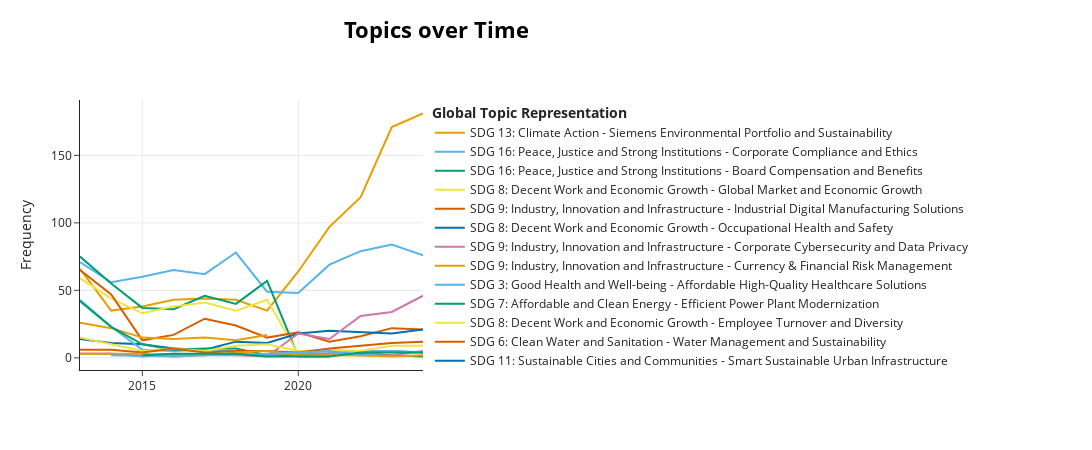

Source (notebook cell):
### Code cell
topics_over_time = topic_model.topics_over_time(flat_chunks, years)
#we set custom labels to True to use the labels we set before
topic_model.visualize_topics_over_time(topics_over_time, custom_labels=True, topics=meaningful_topics)

### Figure 1 — Plotly figure (JSON) as saved in the notebook; plotly's stock layout.template omitted (floating-point values rounded to 4 significant figures)
{"data": [{"hoverinfo": "text", "hovertext": ["<b>Topic 1</b><br>Words: environmental, sustainability, portfolio, emissions, siemens", "<b>Topic 1</b><br>Words: environmental, sustainability, portfolio, siemens, report", "<b>Topic 1</b><br>Words: environmental, portfolio, sustainability, emissions, carbon", "<b>Topic 1</b><br>Words: environmental, portfolio, sustainability, emissions, carbon", "<b>Topic 1</b><br>Words: environmental, portfolio, emissions, sustainability, gri", "<b>Topic 1</b><br>Words: environmental, portfolio, sustainability, emissions, carbon", "<b>Topic 1</b><br>Words: environmental, portfolio, emissions, sustainability, carbon", "<b>Topic 1</b><br>Words: sustainability, environmental, siemens, emissions, 2020", "<b>Topic 1</b><br>Words: sustainability, gri, wef, environmental, emissions", "<b>Topic 1</b><br>Words: gri, sustainability, wef, emissions, 2022", "<b>Topic 1</b><br>Words: gri, sustainability, wef, emissions, 30th", "<b>Topic 1</b><br>Words: sustainability, gri, emissions, wef, 2024"], "marker": {"color": "#E69F00"}, "mode": "lines", "name": "SDG 13: Climate Action - Siemens Environmental Portfolio and Sustainability", "type": "scatter", "x": [2013, 2014, 2015, 2016, 2017, 2018, 2019, 2020, 2021, 2022, 2023, 2024], "y": [66, 35, 38, 43, 44, 43, 35, 64, 97, 119, 171, 181]}, {"hoverinfo": "text", "hovertext": ["<b>Topic 2</b><br>Words: compliance, risks, risk, business, conduct", "<b>Topic 2</b><br>Words: compliance, business, risks, risk, suppliers", "<b>Topic 2</b><br>Words: compliance, business, risks, risk, suppliers", "<b>Topic 2</b><br>Words: compliance, risk, risks, business, suppliers", "<b>Topic 2</b><br>Words: compliance, human, rights, risk, business", "<b>Topic 2</b><br>Words: compliance, human, rights, business, risk", "<b>Topic 2</b><br>Words: compliance, human, rights, business, risk", "<b>Topic 2</b><br>Words: compliance, human, rights, business, risk", "<b>Topic 2</b><br>Words: compliance, human, rights, risk, business", "<b>Topic 2</b><br>Words: compliance, human, rights, risk, business", "<b>Topic 2</b><br>Words: compliance, human, rights, risk, business", "<b>Topic 2</b><br>Words: human, compliance, rights, risk, suppliers"], "marker": {"color": "#56B4E9"}, "mode": "lines", "name": "SDG 16: Peace, Justice and Strong Institutions - Corporate Compliance and Ethics", "type": "scatter", "x": [2013, 2014, 2015, 2016, 2017, 2018, 2019, 2020, 2021, 2022, 2023, 2024], "y": [71, 56, 60, 65, 62, 78, 49, 48, 69, 79, 84, 76]}, {"hoverinfo": "text", "hovertext": ["<b>Topic 5</b><br>Words: compensation, benefit, board, managing, benefits", "<b>Topic 5</b><br>Words: compensation, board, managing, 000, benefit", "<b>Topic 5</b><br>Words: compensation, board, 2015, managing, benefits", "<b>Topic 5</b><br>Words: compensation, board, 2015, managing, 2016", "<b>Topic 5</b><br>Words: compensation, board, 2016, managing, 2017", "<b>Topic 5</b><br>Words: compensation, board, managing, pension, benefit", "<b>Topic 5</b><br>Words: compensation, board, managing, benefits, pension", "<b>Topic 5</b><br>Words: plans, defined, pension, benefit, contribution", "<b>Topic 5</b><br>Words: plans, defined, benefit, contributions, contribution"], "marker": {"color": "#009E73"}, "mode": "lines", "name": "SDG 16: Peace, Justice and Strong Institutions - Board Compensation and Benefits", "type": "scatter", "x": [2013, 2014, 2015, 2016, 2017, 2018, 2019, 2020, 2021], "y": [75, 55, 37, 36, 46, 40, 57, 1, 1]}, {"hoverinfo": "text", "hovertext": ["<b>Topic 6</b><br>Words: growth, markets, fiscal, year, 2013", "<b>Topic 6</b><br>Words: growth, markets, year, market, 2014", "<b>Topic 6</b><br>Words: growth, markets, division, revenue, year", "<b>Topic 6</b><br>Words: growth, orders, division, markets, market", "<b>Topic 6</b><br>Words: growth, markets, revenue, market, year", "<b>Topic 6</b><br>Words: growth, orders, revenue, year, fiscal", "<b>Topic 6</b><br>Words: growth, revenue, orders, year, fiscal", "<b>Topic 6</b><br>Words: 2020, patents, fiscal, held, approximately", "<b>Topic 6</b><br>Words: billion, expenditure, patents, compared, 2021", "<b>Topic 6</b><br>Words: expenses, billion, 2023, capitalized, rated", "<b>Topic 6</b><br>Words: commonwealth, independent, states, growth, markets"], "marker": {"color": "#F0E442"}, "mode": "lines", "name": "SDG 8: Decent Work and Economic Growth - Global Market and Economic Growth", "type": "scatter", "x": [2013, 2014, 2015, 2016, 2017, 2018, 2019, 2020, 2021, 2023, 2024], "y": [59, 44, 33, 38, 41, 35, 43, 3, 2, 1, 1]}, {"hoverinfo": "text", "hovertext": ["<b>Topic 7</b><br>Words: production, solutions, industry, industrial, manufacturing", "<b>Topic 7</b><br>Words: software, solutions, production, customers, business", "<b>Topic 7</b><br>Words: solutions, division, products, digital, investments", "<b>Topic 7</b><br>Words: solutions, digital, services, systems, process", "<b>Topic 7</b><br>Words: digital, solutions, customers, production, mindsphere", "<b>Topic 7</b><br>Words: digital, solutions, customers, new, products", "<b>Topic 7</b><br>Words: digital, industries, investments, solutions, new", "<b>Topic 7</b><br>Words: customers, new, digitalization, digital, technology", "<b>Topic 7</b><br>Words: customers, digital, technology, business, sustainable", "<b>Topic 7</b><br>Words: digital, customers, sustainable, solutions, technology", "<b>Topic 7</b><br>Words: digital, customers, sustainable, siemens, solutions", "<b>Topic 7</b><br>Words: digital, customers, technology, sustainable, siemens"], "marker": {"color": "#D55E00"}, "mode": "lines", "name": "SDG 9: Industry, Innovation and Infrastructure - Industrial Digital Manufacturing Solutions", "type": "scatter", "x": [2013, 2014, 2015, 2016, 2017, 2018, 2019, 2020, 2021, 2022, 2023, 2024], "y": [65, 47, 13, 17, 29, 24, 15, 19, 12, 16, 22, 21]}, {"hoverinfo": "text", "hovertext": ["<b>Topic 9</b><br>Words: safety, health, occupational, work, employees", "<b>Topic 9</b><br>Words: safety, health, occupational, work, employees", "<b>Topic 9</b><br>Words: safety, health, occupational, contractors, work", "<b>Topic 9</b><br>Words: safety, fatalities, work, health, contractors", "<b>Topic 9</b><br>Words: safety, health, contractors, work, employees", "<b>Topic 9</b><br>Words: safety, health, work, occupational, contractors", "<b>Topic 9</b><br>Words: safety, health, work, occupational, employees", "<b>Topic 9</b><br>Words: health, safety, occupational, employees, work", "<b>Topic 9</b><br>Words: safety, health, work, healthy, occupational", "<b>Topic 9</b><br>Words: health, safety, work, occupational, healthy", "<b>Topic 9</b><br>Words: safety, health, work, occupational, healthy", "<b>Topic 9</b><br>Words: safety, health, work, occupational, employees"], "marker": {"color": "#0072B2"}, "mode": "lines", "name": "SDG 8: Decent Work and Economic Growth - Occupational Health and Safety", "type": "scatter", "x": [2013, 2014, 2015, 2016, 2017, 2018, 2019, 2020, 2021, 2022, 2023, 2024], "y": [14, 11, 10, 7, 6, 12, 11, 18, 20, 19, 18, 21]}, {"hoverinfo": "text", "hovertext": ["<b>Topic 10</b><br>Words: data, privacy, compliance, security, cybersecurity", "<b>Topic 10</b><br>Words: data, security, cybersecurity, compliance, protection", "<b>Topic 10</b><br>Words: security, systems, data, espionage, crime", "<b>Topic 10</b><br>Words: security, cyber, data, cybersecurity, systems", "<b>Topic 10</b><br>Words: security, data, threats, cyber, attacks", "<b>Topic 10</b><br>Words: security, cyber, data, threats, cybersecurity", "<b>Topic 10</b><br>Words: cybersecurity, data, security, protection, privacy", "<b>Topic 10</b><br>Words: cybersecurity, data, security, privacy, protection", "<b>Topic 10</b><br>Words: cybersecurity, data, security, privacy, protection", "<b>Topic 10</b><br>Words: data, cybersecurity, privacy, security, protection", "<b>Topic 10</b><br>Words: cybersecurity, data, ai, privacy, security"], "marker": {"color": "#CC79A7"}, "mode": "lines", "name": "SDG 9: Industry, Innovation and Infrastructure - Corporate Cybersecurity and Data Privacy", "type": "scatter", "x": [2013, 2014, 2015, 2017, 2018, 2019, 2020, 2021, 2022, 2023, 2024], "y": [3, 3, 1, 3, 2, 1, 18, 14, 31, 34, 46]}, {"hoverinfo": "text", "hovertext": ["<b>Topic 11</b><br>Words: rate, currency, foreign, financial, fair", "<b>Topic 11</b><br>Words: currency, rate, foreign, financial, fair", "<b>Topic 11</b><br>Words: rate, currency, financial, fair, foreign", "<b>Topic 11</b><br>Words: rate, currency, financial, fair, foreign", "<b>Topic 11</b><br>Words: rate, currency, financial, fair, foreign", "<b>Topic 11</b><br>Words: rate, currency, foreign, financial, fair", "<b>Topic 11</b><br>Words: rate, currency, financial, foreign, fair"], "marker": {"color": "#E69F00"}, "mode": "lines", "name": "SDG 9: Industry, Innovation and Infrastructure - Currency & Financial Risk Management", "type": "scatter", "x": [2013, 2014, 2015, 2016, 2017, 2018, 2019], "y": [26, 22, 15, 14, 15, 13, 17]}, {"hoverinfo": "text", "hovertext": ["<b>Topic 14</b><br>Words: healthcare, medical, medanta, patients, trehan", "<b>Topic 14</b><br>Words: healthcare, medical, hospital, rush, diagnostics", "<b>Topic 14</b><br>Words: healthcare, imaging, growth, medical, clinical", "<b>Topic 14</b><br>Words: healthcare, growth, diagnostics, imaging, medical", "<b>Topic 14</b><br>Words: healthcare, healthineers, diagnostics, services, medical", "<b>Topic 14</b><br>Words: healthcare, healthineers, markets, providers, medical", "<b>Topic 14</b><br>Words: healthcare, healthineers, care, markets, systems", "<b>Topic 14</b><br>Words: clinic, medical, clinics, baiji, local", "<b>Topic 14</b><br>Words: healthcare, medical, customers, technology, digital", "<b>Topic 14</b><br>Words: care, healthineers, medical, healthcare, cancer", "<b>Topic 14</b><br>Words: healthcare, healthineers, medical, care, technology"], "marker": {"color": "#56B4E9"}, "mode": "lines", "name": "SDG 3: Good Health and Well-being - Affordable High-Quality Healthcare Solutions", "type": "scatter", "x": [2013, 2014, 2015, 2016, 2017, 2018, 2019, 2020, 2022, 2023, 2024], "y": [43, 23, 6, 5, 6, 5, 5, 2, 5, 5, 4]}, {"hoverinfo": "text", "hovertext": ["<b>Topic 15</b><br>Words: power, gas, energy, kirishi, plant", "<b>Topic 15</b><br>Words: power, energy, gas, division, turbines", "<b>Topic 15</b><br>Words: power, energy, gas, division, consumption", "<b>Topic 15</b><br>Words: power, division, energy, gas, solutions", "<b>Topic 15</b><br>Words: power, gas, energy, division, generation", "<b>Topic 15</b><br>Words: power, gas, division, energy, generation", "<b>Topic 15</b><br>Words: power, gas, oil, energy, generation", "<b>Topic 15</b><br>Words: consumption, energy, fiscal, gas, 20204", "<b>Topic 15</b><br>Words: consumption, gigajoules, energy, decreased, consumed", "<b>Topic 15</b><br>Words: fy, energy, 2022, consumption, 2021", "<b>Topic 15</b><br>Words: 130a, 302, sasb, rt, ee", "<b>Topic 15</b><br>Words: energy, consumption, fy, 2024, gigajoules"], "marker": {"color": "#009E73"}, "mode": "lines", "name": "SDG 7: Affordable and Clean Energy - Efficient Power Plant Modernization", "type": "scatter", "x": [2013, 2014, 2015, 2016, 2017, 2018, 2019, 2020, 2021, 2022, 2023, 2024], "y": [42, 23, 10, 6, 7, 7, 2, 2, 2, 3, 2, 1]}, {"hoverinfo": "text", "hovertext": ["<b>Topic 16</b><br>Words: employees, turnover, exits, involuntary, percentage", "<b>Topic 16</b><br>Words: employees, turnover, percentage, thousands, page", "<b>Topic 16</b><br>Words: 41, employees, 27, africa, asia", "<b>Topic 16</b><br>Words: percentage, employees, 26, commonwealth, africa", "<b>Topic 16</b><br>Words: 26, commonwealth, percentage, africa, asia", "<b>Topic 16</b><br>Words: employees, percentage, asia, australia, 26", "<b>Topic 16</b><br>Words: employees, percentage, asia, australia, commonwealth", "<b>Topic 16</b><br>Words: employees, commonwealth, asia, africa, australia", "<b>Topic 16</b><br>Words: employees, commonwealth, asia, percentage, exits", "<b>Topic 16</b><br>Words: commonwealth, independent, age, employees, percentage", "<b>Topic 16</b><br>Words: turnover, employees, involuntary, employee, voluntary", "<b>Topic 16</b><br>Words: turnover, employees, involuntary, employee, voluntary"], "marker": {"color": "#F0E442"}, "mode": "lines", "name": "SDG 8: Decent Work and Economic Growth - Employee Turnover and Diversity", "type": "scatter", "x": [2013, 2014, 2015, 2016, 2017, 2018, 2019, 2020, 2021, 2022, 2023, 2024], "y": [15, 10, 5, 7, 5, 9, 10, 5, 6, 5, 9, 9]}, {"hoverinfo": "text", "hovertext": ["<b>Topic 17</b><br>Words: water, www, wastewater, website, mandate", "<b>Topic 17</b><br>Words: water, wastewater, mandate, www, forward", "<b>Topic 17</b><br>Words: water, hubs, safe, drinking, wastewater", "<b>Topic 17</b><br>Words: water, use, drinking, safe, cubic", "<b>Topic 17</b><br>Words: water, safe, use, drinking, wastewater", "<b>Topic 17</b><br>Words: water, drinking, use, safe, stress", "<b>Topic 17</b><br>Words: water, wastewater, cooling, drinking, stiftung", "<b>Topic 17</b><br>Words: water, supply, drinking, risks, consumption", "<b>Topic 17</b><br>Words: water, 2021, locations, kiosk, mandate", "<b>Topic 17</b><br>Words: water, locations, drinking, use, 2022", "<b>Topic 17</b><br>Words: water, drinking, sites, use, local", "<b>Topic 17</b><br>Words: water, drinking, local, sites, 2024"], "marker": {"color": "#D55E00"}, "mode": "lines", "name": "SDG 6: Clean Water and Sanitation - Water Management and Sustainability", "type": "scatter", "x": [2013, 2014, 2015, 2016, 2017, 2018, 2019, 2020, 2021, 2022, 2023, 2024], "y": [6, 6, 4, 7, 4, 5, 5, 4, 7, 9, 11, 12]}, {"hoverinfo": "text", "hovertext": ["<b>Topic 18</b><br>Words: vienna, city, häupl, michael, transportation"], "marker": {"color": "#0072B2"}, "mode": "lines", "name": "SDG 11: Sustainable Cities and Communities - Smart Sustainable Urban Infrastructure", "type": "scatter", "x": [2013], "y": [40]}, {"hoverinfo": "text", "hovertext": ["<b>Topic 20</b><br>Words: ozone, organic, r11, depleting, metric", "<b>Topic 20</b><br>Words: ozone, emissions, organic, compounds, r11", "<b>Topic 20</b><br>Words: ozone, compounds, organic, surface, r11", "<b>Topic 20</b><br>Words: waste, ozone, hazardous, r11, organic", "<b>Topic 20</b><br>Words: waste, ozone, r11, hazardous, compounds", "<b>Topic 20</b><br>Words: waste, ozone, r11, compounds, organic", "<b>Topic 20</b><br>Words: r11, nitrogen, oxides, ods, figure", "<b>Topic 20</b><br>Words: ozone, r11, tons, emissions, metric", "<b>Topic 20</b><br>Words: ozone, r11, substances, compounds, emissions", "<b>Topic 20</b><br>Words: nitrogen, oxides, ozone, combustion, metric", "<b>Topic 20</b><br>Words: fy, ozone, metric, tons, 2023", "<b>Topic 20</b><br>Words: ozone, ods, metric, tons, r11"], "marker": {"color": "#CC79A7"}, "mode": "lines", "name": "SDG 13: Climate Action - Atmospheric Pollutant Emissions Management", "type": "scatter", "x": [2013, 2014, 2015, 2016, 2017, 2018, 2019, 2020, 2021, 2022, 2023, 2024], "y": [3, 3, 2, 3, 2, 3, 2, 4, 3, 2, 2, 5]}, {"hoverinfo": "text", "hovertext": ["<b>Topic 21</b><br>Words: waste, storage, final, hanau, radioactive", "<b>Topic 21</b><br>Words: waste, storage, final, radioactive, hazardous", "<b>Topic 21</b><br>Words: waste, storage, final, hanau, facility", "<b>Topic 21</b><br>Words: waste, final, storage, hanau, facility", "<b>Topic 21</b><br>Words: waste, storage, final, hanau, facility", "<b>Topic 21</b><br>Words: waste, storage, final, hanau, facility", "<b>Topic 21</b><br>Words: waste, final, storage, facility, hanau", "<b>Topic 21</b><br>Words: waste, hazardous, construction, non, type", "<b>Topic 21</b><br>Words: waste, hazardous, shs, distinguish, demolition", "<b>Topic 21</b><br>Words: waste, hazardous, landfill, construction, demolition", "<b>Topic 21</b><br>Words: waste, hazardous, construction, volume, thermal", "<b>Topic 21</b><br>Words: waste, hazardous, construction, demolition, recycling"], "marker": {"color": "#E69F00"}, "mode": "lines", "name": "SDG 12: Responsible Consumption and Production - Nuclear Facility Decommissioning & Waste Management", "type": "scatter", "x": [2013, 2014, 2015, 2016, 2017, 2018, 2019, 2020, 2021, 2022, 2023, 2024], "y": [3, 3, 3, 1, 2, 4, 5, 2, 2, 2, 1, 2]}, {"hoverinfo": "text", "hovertext": ["<b>Topic 22</b><br>Words: score, choice, customer, survey, satisfac", "<b>Topic 22</b><br>Words: satisfaction, customer, score, customers, colleague", "<b>Topic 22</b><br>Words: customer, score, sales, key, customers", "<b>Topic 22</b><br>Words: score, customer, customers, key, sales", "<b>Topic 22</b><br>Words: customer, score, customers, key, approach", "<b>Topic 22</b><br>Words: key, customer, vertical, score, customers", "<b>Topic 22</b><br>Words: customer, score, customers, challenges, satisfaction", "<b>Topic 22</b><br>Words: customers, customer, score, key, approach", "<b>Topic 22</b><br>Words: score, customer, key, customers, satisfaction"], "marker": {"color": "#56B4E9"}, "mode": "lines", "name": "SDG 9: Industry, Innovation and Infrastructure - Customer Satisfaction & Key Account Mgmt", "type": "scatter", "x": [2014, 2016, 2017, 2018, 2020, 2021, 2022, 2023, 2024], "y": [2, 1, 2, 2, 4, 5, 2, 5, 4]}, {"hoverinfo": "text", "hovertext": ["<b>Topic 23</b><br>Words: comparison, solution, reference, installed, direct", "<b>Topic 23</b><br>Words: comparison, solution, installed, reference, direct", "<b>Topic 23</b><br>Words: comparison, solution, installed, reference, refers", "<b>Topic 23</b><br>Words: comparison, solution, installed, reference, direct", "<b>Topic 23</b><br>Words: comparison, emission, dioxide, solution, installed", "<b>Topic 23</b><br>Words: comparison, emission, installed, dioxide, reference", "<b>Topic 23</b><br>Words: comparison, refers, solution, offering, situation", "<b>Topic 23</b><br>Words: comparison, refers, solution, offering, situation", "<b>Topic 23</b><br>Words: comparison, counterfactual, refers, solution, offering"], "marker": {"color": "#009E73"}, "mode": "lines", "name": "SDG 13: Climate Action - Baseline comparison for CO2 reduction", "type": "scatter", "x": [2015, 2016, 2017, 2018, 2019, 2021, 2022, 2023, 2024], "y": [2, 3, 3, 3, 1, 1, 4, 4, 4]}], "layout": {"height": 450, "hoverlabel": {"bgcolor": "white", "font": {"family": "Rockwell", "size": 16}}, "legend": {"title": {"text": "<b>Global Topic Representation"}}, "title": {"font": {"color": "Black", "size": 22}, "text": "<b>Topics over Time</b>", "x": 0.4, "xanchor": "center", "y": 0.95, "yanchor": "top"}, "width": 1250, "xaxis": {"showgrid": true}, "yaxis": {"showgrid": true, "title": {"text": "Frequency"}}}}
